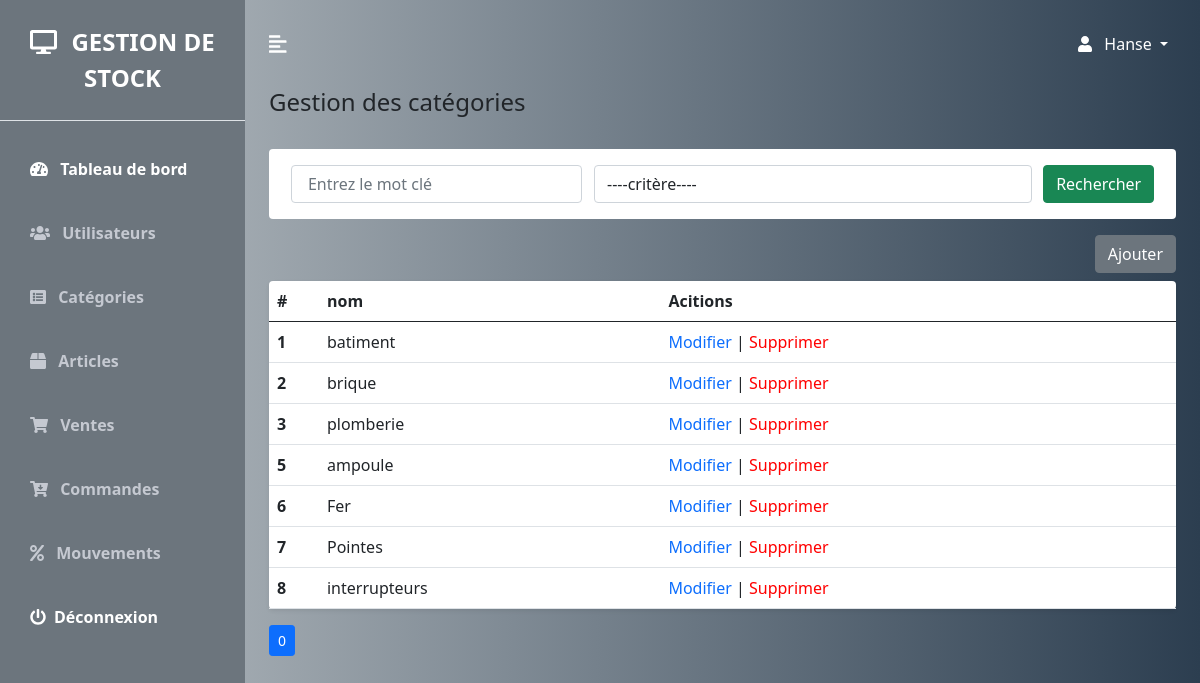
The page /categories.php (signed in) on the database its author committed.
### tables this page shows
CREATE TABLE `categories` (
  `id_categorie` int NOT NULL,
  `nom` varchar(20) NOT NULL
);

### config/categorie/categorieReq.php (called while the page is built)
<?php
        require_once('config/bdd/bdd.php');
        $select = "";
        $mc ="";
        $size = 20;
        if(isset($_GET['page'])){
            $page = htmlspecialchars($_GET['page']);
        }else{
            $page = 0;
        }
        $offset=$size*$page;
        if(isset($_GET['motCle'],$_GET['select'])){
            $mc= htmlspecialchars($_GET['motCle']);
            $select= $_GET['select'];
            $req = $conn->prepare("SELECT * FROM categories WHERE $select like  '%$mc%' ORDER BY id_categorie ASC  LIMIT $size OFFSET $offset");
        }else{
            $req = $conn->prepare("SELECT * FROM categories ORDER BY id_categorie ASC  LIMIT $size OFFSET $offset ");
        }
        $req->execute();
        $result = $req->fetchAll();
        if(isset($_GET['motCle'],$_GET['select']))
        $req2 = $conn->prepare("SELECT COUNT(*) AS NMBRE_SUP FROM categories WHERE $select like  '%$mc%' ORDER BY id_categorie DESC  ");
        else
        $req2 = $conn->prepare("SELECT COUNT(*) AS NMBRE_SUP FROM categories ORDER BY id_categorie DESC ");
        $req2->execute();
        $ligne=$req2->fetch(PDO::FETCH_ASSOC);
        $NMBRE=$ligne['NMBRE_SUP'];
        if(($NMBRE % $size)==0) $nbrePages=floor($NMBRE / $size);
        else  $nbrePages=floor($NMBRE / $size)+1;
?>

### categories.php (the view, shortened to what this page needs)
<?php
    require('config/categorie/categorieReq.php');
?>
<!DOCTYPE html>
<html lang="fr">
<head>
    <link href="config/bootstrap/css/bootstrap.min.css" rel="stylesheet"  >
    <link rel="stylesheet" href="config/css/style.css">
</head>
<body>
    <div class="d-flex" id="wrapper">
        <?php require('sidebar.php') ?>
            <div id="page-content-wrapper">
                <?php require('navbar.php') ?>
                <div class="container-fluid px-4">
                    <h3 class="fs-4 mb-3 ">Gestion des catégories</h3>
                    <div class="row g-3 my-2">
                        <form  method="get">
                                <div class="col-md-12">
                                    <div class="p-3 bg-white shadown-sm d-flex justify-content-around align-items-center rounded">
                                        <div class="form-group col-md-4">
                                                <input type="text" class="form-control mr-sm-2" aria-label="search" value=""
                                                placeholder=" Entrez le mot clé" name="motCle">
                                        </div>
                                        <div class="form-group col-md-6">
                                                <select name="select" class="form-control">
                                                    <option value="">----critère----</option>
                                                </select>
                                            </div>
                                        <button class="btn btn-success my-2 my-sm-0" type="submit">Rechercher</button>
                                    </div>
                                </div>
                         </form>
                             <div class="d-flex justify-content-end">
                                    <button type="button" class="btn btn-secondary" data-bs-toggle="modal" data-bs-target="#staticBackdrop">
                                        Ajouter
                                    </button>
                                             <?php require('config/categorie/ajouter.php') ?>
                             </div>
                    </div>
                   <div class="col block-table">
                        <table class="table bg-white rounded shadow-sm  table-hover">
                            <thead>
                                <tr>
                                    <th scope="col" width="50">#</th>
                                    <th scope="col">nom</th>
                                    <th scope="col">Acitions</th>
                                </tr>
                            </thead>
                            <tbody>
                            <?php foreach ($result as $result) : ?>
                                <tr>
                                    <th scope="row"> <?= $result['id_categorie'] ?></th>
                                    <td><?= $result['nom'] ?></td>
                                    <td>
                                        <a href="modifierCat.php?id_categorie=<?=$result['id_categorie']?>"   style="text-decoration:none" >Modifier</a> |
                                        <a href="config/categorie/supprimer.php?id_categorie=<?=$result['id_categorie']?>" onclick="return confirm( 'ETES VOUS SUR DE VOULOIR SUPPRIMER CET ELEMENT?' )" style="text-decoration:none;color:red">Supprimer</a>
                                   </td>
                                </tr>
                               <?php endforeach ?>
                            </tbody>
                        </table>
                    </div>
                    <ul class="pagination pagination-sm">
                            <?php for($i=0;$i<$nbrePages;$i++) {?>
                                <li class="page-item <?php  echo(($i==$page)?'active':''); ?>" aria-current="page" style="margin-right:10px;" >
                                    <a  class="page-link " href="categories.php?page=<?php  echo($i) ?>&motCle=<?php  echo($mc) ?>"> <?php  echo($i) ?> </a>
                                </li>
                            <?php } ?>
                        </ul>
                </div>
            </div>
    </div>
</body>
</html>

### config/css/style.css (style rules this page uses)
:root { --main-bg-color: #35d670; --main-text-color: #ffffff; --second-text-color: #c5c9d1; --second-bg-color: #4e6a88; }
#wrapper { overflow-x: hidden; background-image: linear-gradient( to right, #bdc3c7, #2c3e50); }
#page-content-wrapper { min-width: 100vw; }
@media (min-width: 768px) { #page-content-wrapper { min-width: 0; width: 100%; } }

### rows shown on the page
categories: id_categorie "1", nom "batiment"
categories: id_categorie "2", nom "brique"
categories: id_categorie "3", nom "plomberie"
categories: id_categorie "5", nom "ampoule"
categories: id_categorie "6", nom "Fer"
categories: id_categorie "7", nom "Pointes"
categories: id_categorie "8", nom "interrupteurs"

### other values the page prints
$_SESSION['PROFILE']['nom'] "Hanse"
